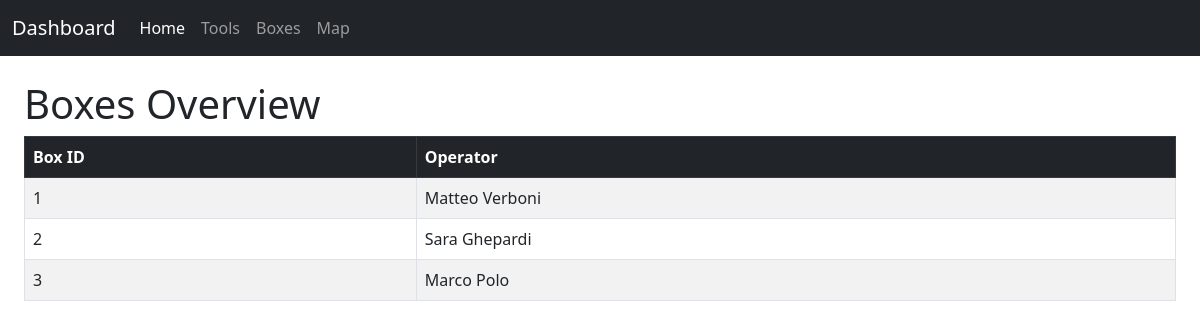
The page / on the database its author committed.
### database.py (models this page shows, shortened)
class Box(db.Model,SerializerMixin):
    __tablename__= "box"
    id = db.Column(db.Integer, primary_key = True)
    operator_id = db.Column(db.Integer, db.ForeignKey('operator.id'))
    temperature_min = db.Column(db.Integer)
    temperature_max = db.Column(db.Integer)
    humidity_threshold = db.Column(db.Integer)
    acceleration_threshold = db.Column(db.Integer)
    weight_threshold = db.Column(db.Integer)
    tare = db.Column(db.Integer)
    position_latitude = db.Column(db.Float)
    position_longitude = db.Column(db.Float)

class Operator(db.Model,SerializerMixin):
    __tablename__ = "operator"
    id = db.Column(db.Integer, primary_key = True)
    name = db.Column(db.String)

### index.py (the view)
@index.route('/')
def home():
    id_and_name_query = select(Box.id, Operator.name).join_from(Box, Operator)
    ids_and_names_list = db.session.execute(id_and_name_query).all()
    boxList = []
    for tuple in ids_and_names_list:
        boxList.append({
            'id': tuple[0],
            'operator': tuple[1]
        })
    return render_template('home.html', boxList = boxList)

### templates/home.html (shortened to what this page needs)
<!DOCTYPE html>
<html lang="en">
<head>
    <link href="https://cdn.jsdelivr.net/npm/bootstrap@5.3.0-alpha1/dist/css/bootstrap.min.css" rel="stylesheet">
</head>
<body>
    <nav class="navbar navbar-expand-lg navbar-dark bg-dark">
        <div class="container-fluid">
            <a class="navbar-brand" href="#">Dashboard</a>
            <div class="collapse navbar-collapse" id="navbarNav">
                <ul class="navbar-nav">
                    <li class="nav-item">
                        <a class="nav-link active" aria-current="page" href="#">Home</a>
                    </li>
                    <li class="nav-item">
                        <a class="nav-link" href="./tools">Tools</a>
                    </li>
                    <li class="nav-item">
                        <a class="nav-link" href="./boxes">Boxes</a>
                    </li>
                    <li class="nav-item">
                        <a class="nav-link" href="./map">Map</a>
                    </li>
                </ul>
            </div>
        </div>
    </nav>
<div class="container-fluid p-4">
    <div class="col-12">
        <h1>Boxes Overview</h1>
        <table class="table table-bordered table-striped">
            <thead class="table-dark">
                <tr>
                    <th>Box ID</th>
                    <th>Operator</th>
                </tr>
            </thead>
            <tbody>
                {% for box in boxList %}
                    <tr>
                        <td> {{box.id}} </td>
                        <td> {{box.operator}} </td>
                    </tr>
                {% endfor %}
            </tbody>
        </table>
    </div>
</div>
</body>
</html>

### rows shown on the page
Box: id "1", operator "Matteo Verboni"
Box: id "2", operator "Sara Ghepardi"
Box: id "3", operator "Marco Polo"
